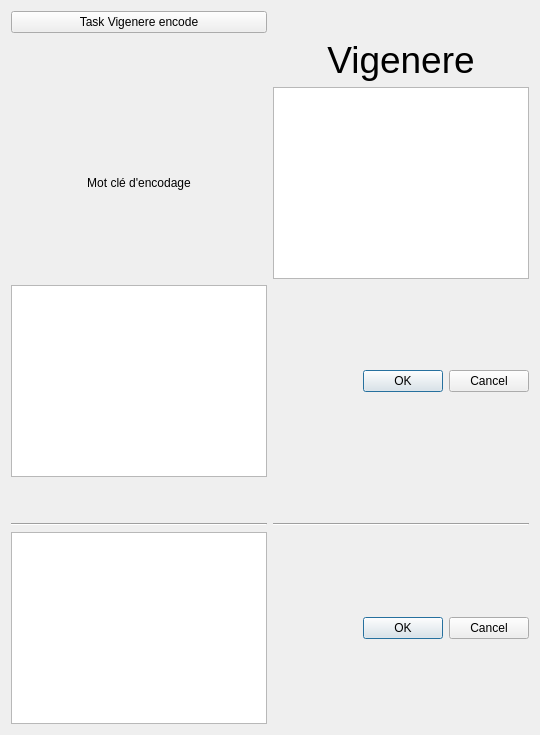
          <widget class="QWidget" name="tab_vigenere">
           <attribute name="title">
            <string>Vigenere</string>
           </attribute>
           <layout class="QGridLayout" name="gridLayout_9">
            <item row="0" column="0">
             <layout class="QGridLayout" name="gridLayout_8">
              <item row="1" column="1">
               <widget class="QLabel" name="label_5">
                <property name="font">
                 <font>
                  <pointsize>28</pointsize>
                 </font>
                </property>
                <property name="text">
                 <string>Vigenere</string>
                </property>
                <property name="scaledContents">
                 <bool>true</bool>
                </property>
                <property name="alignment">
                 <set>Qt::AlignCenter</set>
                </property>
               </widget>
              </item>
              <item row="8" column="0">
               <widget class="QPlainTextEdit" name="plainTextEdit_4"/>
              </item>
              <item row="9" column="0">
               <spacer name="verticalSpacer_5">
                <property name="orientation">
                 <enum>Qt::Vertical</enum>
                </property>
                <property name="sizeHint" stdset="0">
                 <size>
                  <width>20</width>
                  <height>40</height>
                 </size>
                </property>
               </spacer>
              </item>
              <item row="10" column="0">
               <widget class="Line" name="line_5">
                <property name="orientation">
                 <enum>Qt::Horizontal</enum>
                </property>
               </widget>
              </item>
              <item row="10" column="1">
               <widget class="Line" name="line_6">
                <property name="orientation">
                 <enum>Qt::Horizontal</enum>
                </property>
               </widget>
              </item>
              <item row="11" column="0">
               <widget class="QPlainTextEdit" name="plainTextEdit_3"/>
              </item>
              <item row="1" column="0">
               <spacer name="verticalSpacer_6">
                <property name="orientation">
                 <enum>Qt::Vertical</enum>
                </property>
                <property name="sizeHint" stdset="0">
                 <size>
                  <width>20</width>
                  <height>40</height>
                 </size>
                </property>
               </spacer>
              </item>
              <item row="11" column="1">
               <widget class="QDialogButtonBox" name="buttonBox_3">
                <property name="standardButtons">
                 <set>QDialogButtonBox::Cancel|QDialogButtonBox::Ok</set>
                </property>
               </widget>
              </item>
              <item row="8" column="1">
               <widget class="QDialogButtonBox" name="buttonBox_4">
                <property name="standardButtons">
                 <set>QDialogButtonBox::Cancel|QDialogButtonBox::Ok</set>
                </property>
               </widget>
              </item>
              <item row="4" column="0">
               <widget class="QLabel" name="label_2">
                <property name="text">
                 <string>Mot clé d'encodage</string>
                </property>
                <property name="alignment">
                 <set>Qt::AlignCenter</set>
                </property>
               </widget>
              </item>
              <item row="4" column="1">
               <widget class="QTextBrowser" name="textBrowser_2">
                <property name="maximumSize">
                 <size>
                  <width>16777215</width>
                  <height>16777215</height>
                 </size>
                </property>
               </widget>
              </item>
              <item row="0" column="0">
               <widget class="QPushButton" name="pushButton_6">
                <property name="text">
                 <string>Task Vigenere encode</string>
                </property>
               </widget>
              </item>
             </layout>
            </item>
           </layout>
          </widget>
